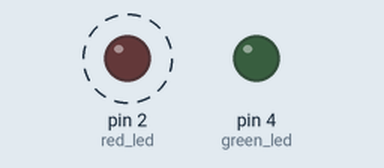
Bench run of a sketch on a simulated Arduino Uno, built with avr-gcc and run on an emulated ATmega328P. On the bench: output pins drawn as LEDs (lit = HIGH). Dashed ring = blinking.

Above: at 0.5 s.
At 3.5 s:
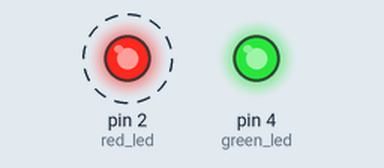
Timing chart, 0 to 5.2 s (numbered marks = the images above):
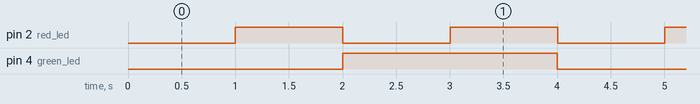

Measured:
- by itself, pin 2 (red_led): alternates HIGH for 1.0 s and LOW for 1.0 s
- by itself, pin 4 (green_led): alternates HIGH for 2.0 s and LOW for 2.0 s
- by itself, everything shown: repeats every 4.0 s, in 6 steps

The sketch:

P1.1.docx.ino
```cpp
#include <stdint.h>

// Definir pines para los LEDs
uint8_t red_led = 2;  // Pin del LED rojo
uint8_t green_led = 4; // Pin del LED verde

// Variables para temporizadores
uint64_t previous_millis_red = 0;
uint64_t previous_millis_green = 0;

// Intervalos
uint64_t red_interval = 1000;
uint64_t green_interval = 2000;

void setup() {
    // Configurar los pines como salida
    Serial.begin(9600);
    pinMode(red_led, OUTPUT);
    pinMode(green_led, OUTPUT);

    // Inicializar LEDs apagados
    digitalWrite(red_led, LOW);
    digitalWrite(green_led, LOW);
}

void loop() {
    uint64_t actual_millis = millis();

    if (actual_millis - previous_millis_red > red_interval) {
        previous_millis_red = millis();
        if (digitalRead(red_led)) {
            digitalWrite(red_led, LOW);
        } else {
            digitalWrite(red_led, HIGH);
        }
    }

    if (actual_millis - previous_millis_green > green_interval) {
        previous_millis_green = millis();
        if (digitalRead(green_led)) {
            digitalWrite(green_led, LOW);
        } else {
            digitalWrite(green_led, HIGH);
        }
    }
}
```
